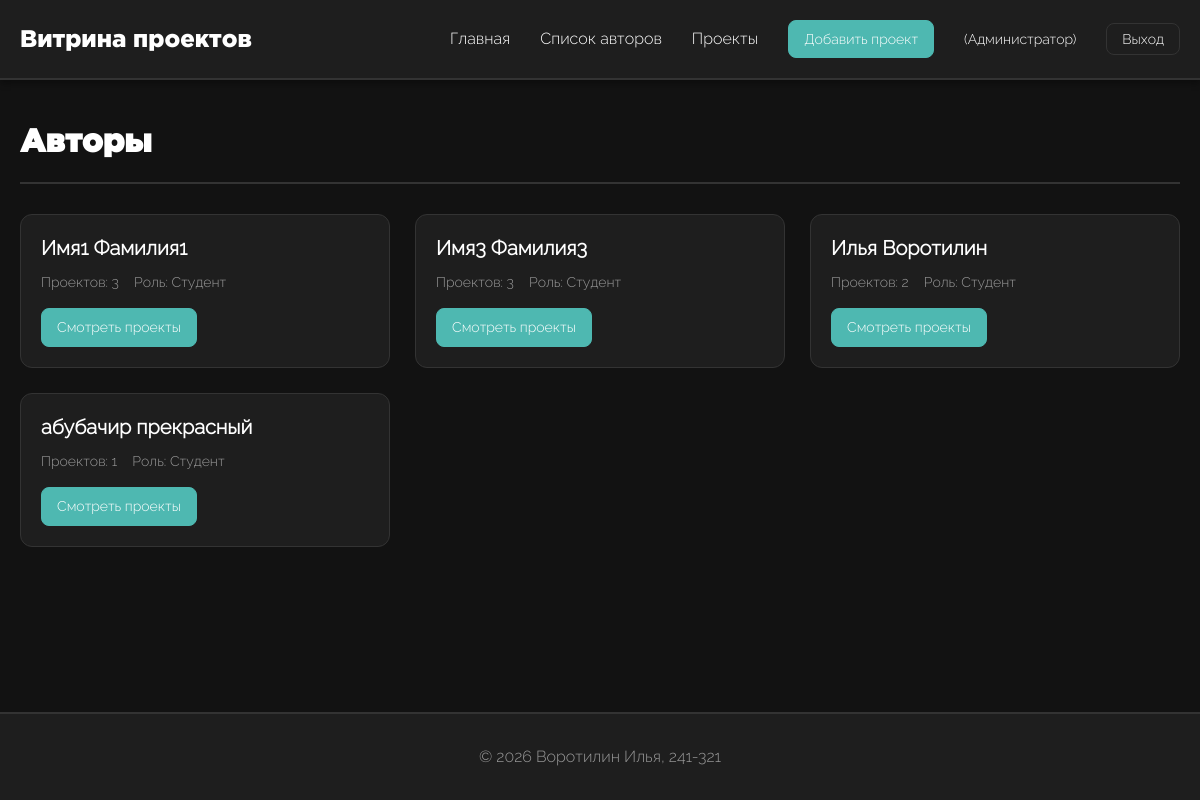
The app's page /authors/ (signed in) with its own data.
### portfolio/models.py (models this page shows, shortened)
class User(AbstractUser):
    ROLE_CHOICES = [
        ('student', 'Студент'),
        ('teacher', 'Преподаватель'),
        ('admin', 'Администратор'),
    ]
    role = models.CharField(
        max_length=20,
        choices=ROLE_CHOICES,
        default='student',
        verbose_name='Роль'
    )
    photo = models.ImageField(
        upload_to='users/photos/%Y/%m/%d/',
        null=True,
        blank=True,
        verbose_name='Фотография профиля',
        validators=[FileExtensionValidator(allowed_extensions=['jpg', 'jpeg', 'png'])]
    )
    class Meta:
        verbose_name = 'Пользователь'
        verbose_name_plural = 'Пользователи'
        ordering = ['-date_joined']

### portfolio/views.py (the view)
# urls.py: path('authors/', views.AuthorListView.as_view(), name='author_list'),
class AuthorListView(ListView):
    model = User
    template_name = 'portfolio/author_list.html'
    context_object_name = 'authors'
    def get_queryset(self) -> QuerySet:
        return (
            User.objects
            .prefetch_related('projects')
            .annotate(projects_count=Count('projects'))
            .filter(projects_count__gt=0)
            .order_by('-projects_count', 'last_name')
        )

### portfolio/templates/portfolio/author_list.html (shortened to what this page needs)
{% extends 'portfolio/base.html' %}
{% block content %}
<div class="page-header">
    <h1>Авторы</h1>
</div>
{% if authors %}
    <div class="projects-grid">
        {% for author in authors %}
            <div class="project-card">
                <div class="project-content">
                    <h2 class="project-title">
                        <a href="{% url 'portfolio:author_projects' author.id %}">
                            {{ author.get_full_name }}
                        </a>
                    </h2>
                    <div class="project-meta">
                        <span>
                            Проектов: {{ author.projects_count }}
                        </span>
                        <span>
                            Роль: {{ author.get_role_display }}
                        </span>
                    </div>
                    <div class="actions">
                        <a href="{% url 'portfolio:author_projects' author.id %}"
                           class="btn btn-small">
                            Смотреть проекты
                        </a>
                    </div>
                </div>
            </div>
        {% endfor %}
    </div>
{% else %}
    <div class="empty-state">
        <h2>Авторы не найдены</h2>
        <p>В системе пока нет проектов</p>
    </div>
{% endif %}
{% endblock %}

### portfolio/templates/portfolio/base.html (shortened to what this page needs)
{% load static %}
<!DOCTYPE html>
<html lang="ru">
<head>
    <link rel="stylesheet" href="{% static 'portfolio/css/style.css' %}?v=2">
</head>
<body>
    <header>
        <div class="header-container">
            <a href="{% url 'portfolio:index' %}" class="logo">Витрина проектов</a>
            <nav>
                <ul>
                    <li><a href="{% url 'portfolio:index' %}">Главная</a></li>
                    <a href="{% url 'portfolio:author_list' %}">Список авторов</a>
                    <li><a href="{% url 'portfolio:project_list' %}">Проекты</a></li>
                    {% if user.is_authenticated %}
                        <li><a href="{% url 'portfolio:project_create' %}" class="btn btn-small">Добавить проект</a></li>
                        <li><span class="user-info">{{ user.get_full_name }} ({{ user.get_role_display }})</span></li>
                        <li><button class="btn btn-small btn-secondary" id="logoutBtn">Выход</button></li>
                    {% else %}
                        <li><button class="btn btn-small btn-secondary" id="loginBtn">Вход</button></li>
                        <li><button class="btn btn-small" id="registerBtn">Регистрация</button></li>
                    {% endif %}
                </ul>
            </nav>
        </div>
    </header>
    <main>
        {% block content %}{% endblock %}
    </main>
    <footer>
        <p>&copy; 2026 Воротилин Илья, 241-321</p>
    </footer>
</body>
</html>

### portfolio/static/portfolio/css/style.css (style rules this page uses)
:root { --background-color: #121212; --default-color: #ffffff; --accent-color: #4eb8b1; --card-background: #1e1e1e; --border-color: #333333; --error-color: #cc4444; --success-color: #22aa55; font-size: 62.5%; }
* { box-sizing: border-box; margin: 0; padding: 0; }
body { font-family: "Raleway", sans-serif; background-color: var(--background-color); color: var(--default-color); font-size: 1.6rem; line-height: 1.6; min-height: 100vh; display: flex; flex-direction: column; }
h1, h2, h3, h4, h5, h6 { font-family: "Gotham", sans-serif; font-weight: 600; line-height: 1.3; margin-bottom: 1.5rem; color: var(--default-color); }
h1 { font-size: 3.2rem; }
h2 { font-size: 2.4rem; }
a { font-family: "Raleway", sans-serif; font-weight: 600; font-size: 2rem; color: var(--default-color); text-decoration: none; transition: color 0.4s ease; }
header { background-color: var(--card-background); border-bottom: 2px solid var(--border-color); padding: 2rem 0; position: sticky; top: 0; z-index: 100; box-shadow: 0 4px 6px rgba(0, 0, 0, 0.3); }
.header-container { max-width: 1200px; margin: 0 auto; padding: 0 2rem; display: flex; justify-content: space-between; align-items: center; }
.logo { font-family: "Gotham"; font-size: 2.4rem; font-weight: 500; color: var(--default-color); text-decoration: none; }
nav ul { list-style: none; display: flex; gap: 3rem; align-items: center; }
nav a { font-size: 1.6rem; font-weight: 500; padding: 0.5rem 0; }
main { flex: 1; max-width: 1200px; width: 100%; margin: 0 auto; padding: 4rem 2rem; }
.projects-grid { display: grid; grid-template-columns: repeat(auto-fill, minmax(350px, 1fr)); gap: 2.5rem; margin-top: 3rem; }
.project-card { background-color: var(--card-background); border: 1px solid var(--border-color); border-radius: 12px; overflow: hidden; display: flex; flex-direction: column; }
.project-content { padding: 2rem; flex: 1; display: flex; flex-direction: column; }
.project-title { font-size: 2rem; margin-bottom: 1rem; color: var(--default-color); }
.project-meta { display: flex; gap: 1.5rem; flex-wrap: wrap; margin-bottom: 1.5rem; font-size: 1.4rem; color: #999; }
.project-meta span { display: flex; align-items: center; gap: 0.5rem; }
.actions { display: flex; gap: 1rem; margin-top: auto; }
.btn { background-color: var(--accent-color); color: var(--default-color); border: 1px solid var(--accent-color); padding: 1rem 2rem; border-radius: 8px; font-size: 1.4rem; font-family: "Raleway", sans-serif; font-weight: 400; cursor: pointer; transition: all 0.3s ease; text-decoration: none; display: inline-flex; align-items: center; justify-content: center; gap: 0.5rem; }
.btn-secondary { background-color: transparent; border: 1px solid var(--border-color); color: var(--default-color); }
.btn-small { padding: 0.7rem 1.5rem; font-size: 1.4rem; }
.page-header { display: flex; justify-content: space-between; align-items: center; margin-bottom: 3rem; padding-bottom: 2rem; border-bottom: 2px solid var(--border-color); }
.page-header h1 { margin-bottom: 0; }
footer { background-color: var(--card-background); border-top: 2px solid var(--border-color); padding: 3rem 0; margin-top: auto; text-align: center; color: #999; }
.user-info { color: var(--default-color); font-size: 1.4rem; display: flex; align-items: center; padding: 0.5rem 0; }

### records on screen
User: role "Администратор"
User: get_full_name "Имя1 Фамилия1", projects_count "3", role "Студент"
User: get_full_name "Имя3 Фамилия3", projects_count "3", role "Студент"
User: get_full_name "Илья Воротилин", projects_count "2", role "Студент"
User: get_full_name "абубачир прекрасный", projects_count "1", role "Студент"
